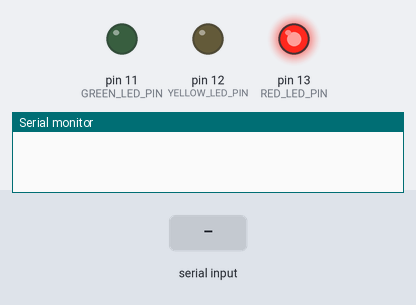
Bench run of a sketch on a simulated Arduino Uno, built with avr-gcc and run on an emulated ATmega328P. Shown: output pins drawn as LEDs (lit = HIGH), the last lines printed to the serial monitor. Inputs (shaded band) come from the test bench.

Above: at 1.2 s.
1.3 s: "NEXT\n" received over Serial
At 4.2 s:
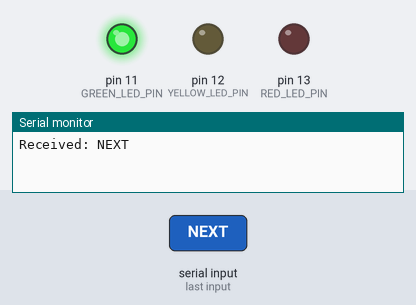
4.3 s: "1\n" received over Serial
At 10.4 s:
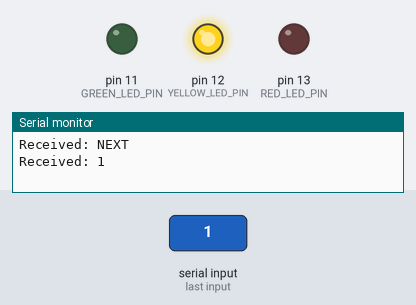
Timing chart, 0 to 13.5 s (numbered marks = the images above; inputs shaded):
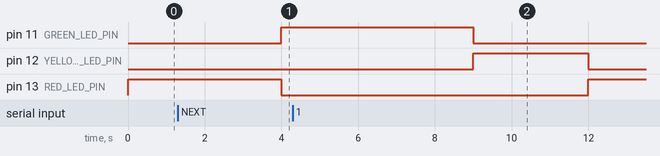

Measured:
- after the input at 1.3 s, pin 11 (GREEN_LED_PIN): LOW → HIGH after 2.7 s; pin 13 (RED_LED_PIN): HIGH → LOW after 2.7 s

The sketch:

Slave_Boards.ino
```cpp
// Pin definitions for LEDs
#define RED_LED_PIN 13   // Red LED
#define YELLOW_LED_PIN 12 // Yellow LED
#define GREEN_LED_PIN 11  // Green LED

// Timer constants (light durations in milliseconds)
#define GREEN_TIME 5000    // Green light: 10 seconds
#define YELLOW_TIME 3000    // Yellow light: 3 seconds
#define RED_TIME 5000      // Red light: 10 seconds

// Timer variables
volatile uint8_t lightState = 0;       // 0 = Red, 1 = Green, 2 = Yellow
volatile bool sequenceRunning = false; // Flag for sequence running

void setup() {
  // Configure LED pins as outputs using DDRx
  DDRB |= (1 << DDB5); // Set pin 13 as output (Red LED)
  DDRB |= (1 << DDB4); // Set pin 12 as output (Yellow LED)
  DDRB |= (1 << DDB3); // Set pin 11 as output (Green LED)

  // Initialize Timer1 for 1-second intervals
  TCCR1A = 0;                          // Normal port operation, CTC mode
  TCCR1B = (1 << WGM12) | (1 << CS12); // CTC mode, prescaler = 256
  OCR1A = 62500;                       // Compare value for 1-second interval (16MHz clock)
  TIMSK1 = (1 << OCIE1A);              // Enable Timer1 compare interrupt

  // Initialize Serial Communication
  Serial.begin(9600);

  // Start with the Red light
  lightState = 0; // Red state
  PORTB |= (1 << PORTB5); // Turn on Red LED
}

void loop() {
  if (Serial.available() > 0) {
    String command = Serial.readStringUntil('\n');
    command.trim(); // Remove extra spaces and newlines
    Serial.println("Received: " + command); // Debug
    if (command == "NEXT") {
      sequenceRunning = true; // Start the traffic light sequence
    }
  }
}

// Timer1 interrupt service routine
ISR(TIMER1_COMPA_vect) {
  static uint16_t elapsedTime = 0; // Track elapsed time in milliseconds
  elapsedTime += 1000;             // Increment elapsed time by 1 second

  // Handle the current light state
  if (sequenceRunning) {
    switch (lightState) {
      case 0: // Red light
        if (elapsedTime >= RED_TIME) {
          elapsedTime = 0;
          lightState = 1; // Move to Green state
          PORTB &= ~(1 << PORTB5); // Turn off Red LED
          PORTB |= (1 << PORTB3);  // Turn on Green LED
        }
        break;

      case 1: // Green light
        if (elapsedTime >= GREEN_TIME) {
          elapsedTime = 0;
          lightState = 2; // Move to Yellow state
          PORTB &= ~(1 << PORTB3); // Turn off Green LED
          PORTB |= (1 << PORTB4);  // Turn on Yellow LED
        }
        break;

      case 2: // Yellow light
        if (elapsedTime >= YELLOW_TIME) {
          elapsedTime = 0;
          lightState = 0; // Return to Red state
          PORTB &= ~(1 << PORTB4); // Turn off Yellow LED
          PORTB |= (1 << PORTB5);  // Turn on Red LED
          sequenceRunning = false; // Sequence complete

          // Notify the next board (or master if Slave 3)
          if (Serial) {
            Serial.println(lightState == 0 ? "DONE" : "NEXT");
          }
        }
        break;
    }
  }
}
```
